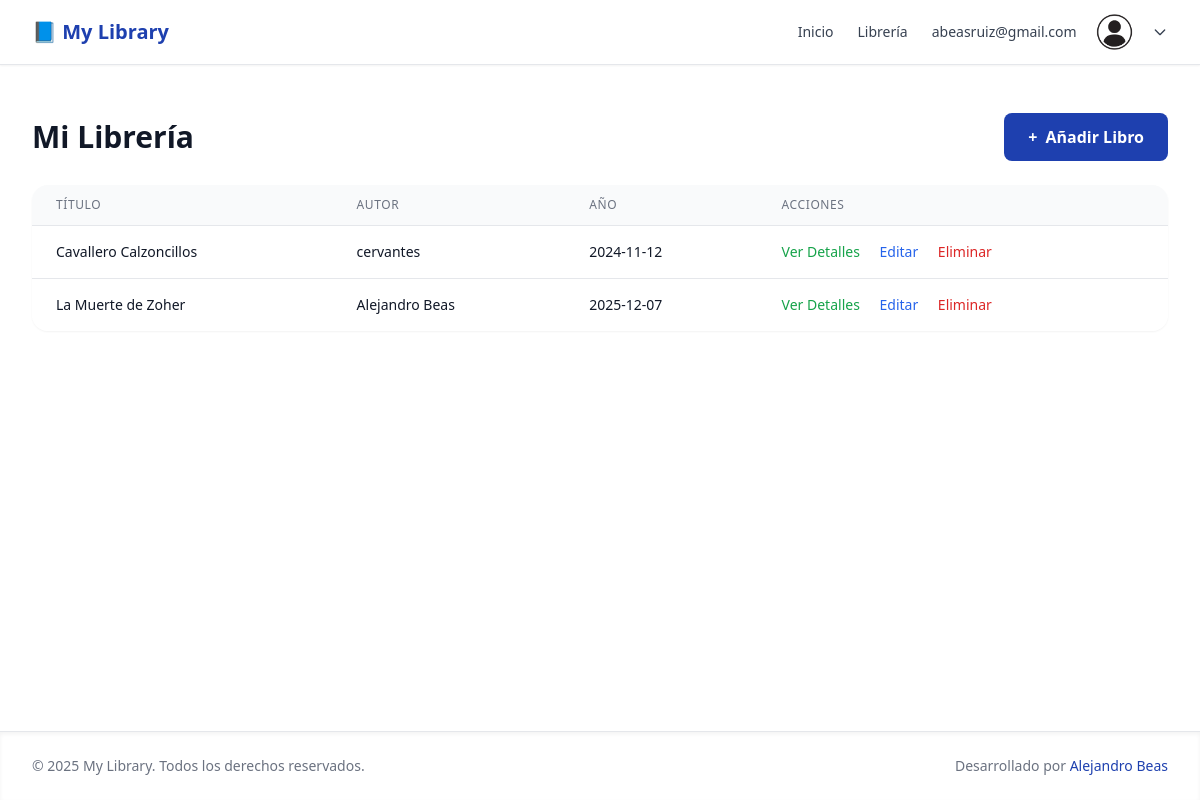
/books (signed in), run on the app's committed database.
### tables this page shows
CREATE TABLE books (
	id INTEGER NOT NULL PRIMARY KEY AUTOINCREMENT,
	title TEXT NOT NULL,
	author TEXT,
	publish_date TEXT
, sinopsis varchar(45) default NULL, Etiqueta varchar(45) default NULL, genres TEXT NOT NULL);

### controllers/bookscontroller.php (called while the page is built)
<?php
require_once __DIR__ . '/../models/books.php';
$books = getAllBooks($db);
require __DIR__ . '/../views/books_list.view.php';

### models/books.php (called while the page is built, shortened)
<?php
function getAllBooks(PDO $db): array {
    $stmt = $db->query("SELECT id, title, author, publish_date FROM books ORDER BY id DESC");
    return $stmt->fetchAll();
}

### views/books_list.view.php (the view, shortened to what this page needs)
<?php include 'partials/header.view.php'; ?>
<main class="flex-1">
    <div class="max-w-7xl mx-auto py-6 sm:px-6 lg:px-8">
        <div class="px-4 py-6 sm:px-0">
            <div class="flex justify-between items-center mb-6">
                <h1 class="text-3xl font-bold text-gray-900">Mi Librería</h1>
                <?php if ($_SESSION['user']): ?>
                    <a href="/add-book" class="bg-primary text-white px-6 py-3 rounded-lg hover:bg-red-700 font-semibold flex items-center">
                        <span class="mr-2">+</span> Añadir Libro
                    </a>
                <?php endif; ?>
            </div>
            <?php if (empty($books)): ?>
                <div class="text-center py-12 bg-white rounded-2xl shadow-sm">
                    <div class="text-gray-400 text-6xl mb-4">📚</div>
                    <h3 class="text-xl font-semibold text-gray-900 mb-2">No hay libros en la biblioteca</h3>
                    <p class="text-gray-500 mb-6">Comienza añadiendo tu primer libro a la colección.</p>
                    <?php if ($_SESSION['user']): ?>
                        <a href="/add-book" class="bg-primary text-white px-6 py-3 rounded-lg hover:bg-red-700 font-semibold inline-block">
                            Añadir Primer Libro
                        </a>
                    <?php else: ?>
                        <p class="text-gray-500">Inicia sesión para añadir libros.</p>
                    <?php endif; ?>
                </div>
            <?php else: ?>
                <div class="bg-white rounded-2xl shadow-sm overflow-hidden">
                    <div class="overflow-x-auto">
                        <table class="min-w-full divide-y divide-gray-200">
                            <thead class="bg-gray-50">
                                <tr>
                                    <th class="px-6 py-3 text-left text-xs font-medium text-gray-500 uppercase tracking-wider">Título</th>
                                    <th class="px-6 py-3 text-left text-xs font-medium text-gray-500 uppercase tracking-wider">Autor</th>
                                    <th class="px-6 py-3 text-left text-xs font-medium text-gray-500 uppercase tracking-wider">Año</th>
                                    <?php if ($_SESSION['user']): ?>
                                        <th class="px-6 py-3 text-left text-xs font-medium text-gray-500 uppercase tracking-wider">Acciones</th>
                                    <?php endif; ?>
                                </tr>
                            </thead>
                            <tbody class="bg-white divide-y divide-gray-200">
                                <?php foreach ($books as $book): ?>
                                    <tr class="hover:bg-gray-50">
                                        <td class="px-6 py-4 whitespace-nowrap">
                                            <a href="/view-book/<?= $book['id'] ?>"><div class="text-sm font-medium text-gray-900"><?= htmlspecialchars($book['title']) ?> </div></a>
                                        </td>
                                        <td class="px-6 py-4 whitespace-nowrap">
                                            <div class="text-sm text-gray-900"><?= htmlspecialchars($book['author']) ?></div>
                                        </td>
                                        <td class="px-6 py-4 whitespace-nowrap">
                                            <div class="text-sm text-gray-900"><?= htmlspecialchars($book['publish_date']) ?></div>
                                        </td>
                                        <?php if ($_SESSION['user']): ?>
                                        <td class="px-6 py-4 whitespace-nowrap text-sm font-medium">
                                            <a href="/view-book/<?= $book['id'] ?>" class="text-green-600 hover:text-green-900 mr-4">Ver Detalles</a>
                                            <a href="/edit-book/<?= $book['id'] ?>" class="text-blue-600 hover:text-blue-900 mr-4">Editar</a>
                                            <form action="/delete-book/<?= $book['id'] ?>" method="POST" class="inline" onsubmit="return confirm('¿Estás seguro de que quieres eliminar este libro?')">
                                                <button type="submit" class="text-red-600 hover:text-red-900">Eliminar</button>
                                            </form>
                                        </td>
                                    <?php endif; ?>
                                    </tr>
                                <?php endforeach; ?>
                            </tbody>
                        </table>
                    </div>
                </div>
            <?php endif; ?>
        </div>
    </div>
</main>
<?php include 'partials/footer.view.php'; ?>

### views/partials/header.view.php (style rules this page uses)
.bg-primary { background-color: #1e40af; }

### data on the page
books: title "Cavallero Calzoncillos", author "cervantes", publish_date "2024-11-12"
books: title "La Muerte de Zoher", author "Alejandro Beas", publish_date "2025-12-07"

### other printed values
$_SESSION['user']['email'] "abeasruiz@gmail.com"
APP_NAME "My Library"
